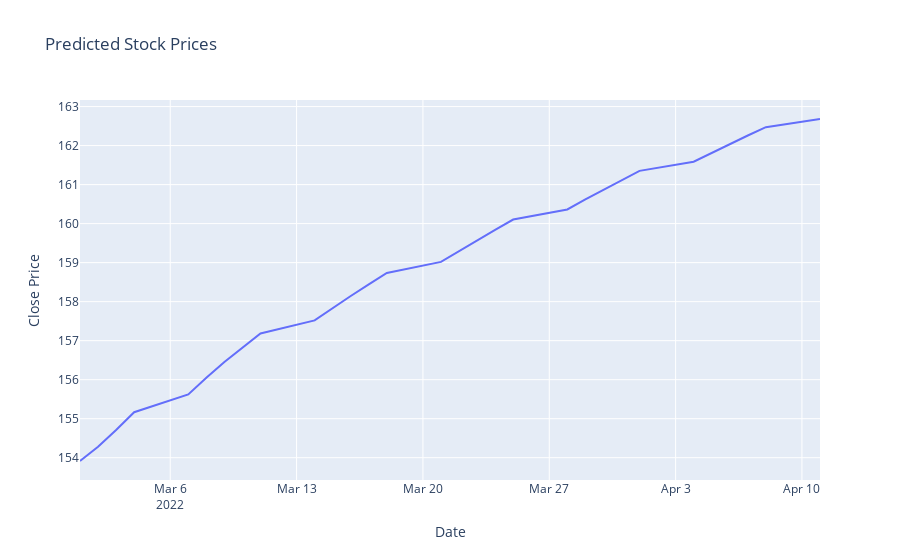

The cell this chart's notebook holds for it:
### Code cell
import plotly.graph_objects as go

# Create a trace for the predicted prices
trace1 = go.Scatter(
    x=prediction_df['Date'],
    y=prediction_df['Predicted Close'],
    mode='lines',
    name='Predicted Close'
)

data = [trace1]

layout = go.Layout(
    title="Predicted Stock Prices",
    xaxis={'title': "Date"},
    yaxis={'title': "Close Price"}
)

fig = go.Figure(data=data, layout=layout)

fig.show()

### Figure 1 — Plotly figure (JSON) as saved in the notebook; plotly's stock layout.template omitted (floating-point values rounded to 4 significant figures)
{"data": [{"mode": "lines", "name": "Predicted Close", "type": "scatter", "x": ["2022-03-01T00:00:00", "2022-03-02T00:00:00", "2022-03-03T00:00:00", "2022-03-04T00:00:00", "2022-03-07T00:00:00", "2022-03-08T00:00:00", "2022-03-09T00:00:00", "2022-03-10T00:00:00", "2022-03-11T00:00:00", "2022-03-14T00:00:00", "2022-03-15T00:00:00", "2022-03-16T00:00:00", "2022-03-17T00:00:00", "2022-03-18T00:00:00", "2022-03-21T00:00:00", "2022-03-22T00:00:00", "2022-03-23T00:00:00", "2022-03-24T00:00:00", "2022-03-25T00:00:00", "2022-03-28T00:00:00", "2022-03-29T00:00:00", "2022-03-30T00:00:00", "2022-03-31T00:00:00", "2022-04-01T00:00:00", "2022-04-04T00:00:00", "2022-04-05T00:00:00", "2022-04-06T00:00:00", "2022-04-07T00:00:00", "2022-04-08T00:00:00", "2022-04-11T00:00:00"], "y": [153.9, 154.3, 154.7, 155.2, 155.6, 156.1, 156.5, 156.8, 157.2, 157.5, 157.8, 158.1, 158.4, 158.7, 159.0, 159.3, 159.6, 159.8, 160.1, 160.4, 160.6, 160.9, 161.1, 161.4, 161.6, 161.8, 162.0, 162.3, 162.5, 162.7]}], "layout": {"title": {"text": "Predicted Stock Prices"}, "xaxis": {"title": {"text": "Date"}}, "yaxis": {"title": {"text": "Close Price"}}}}
